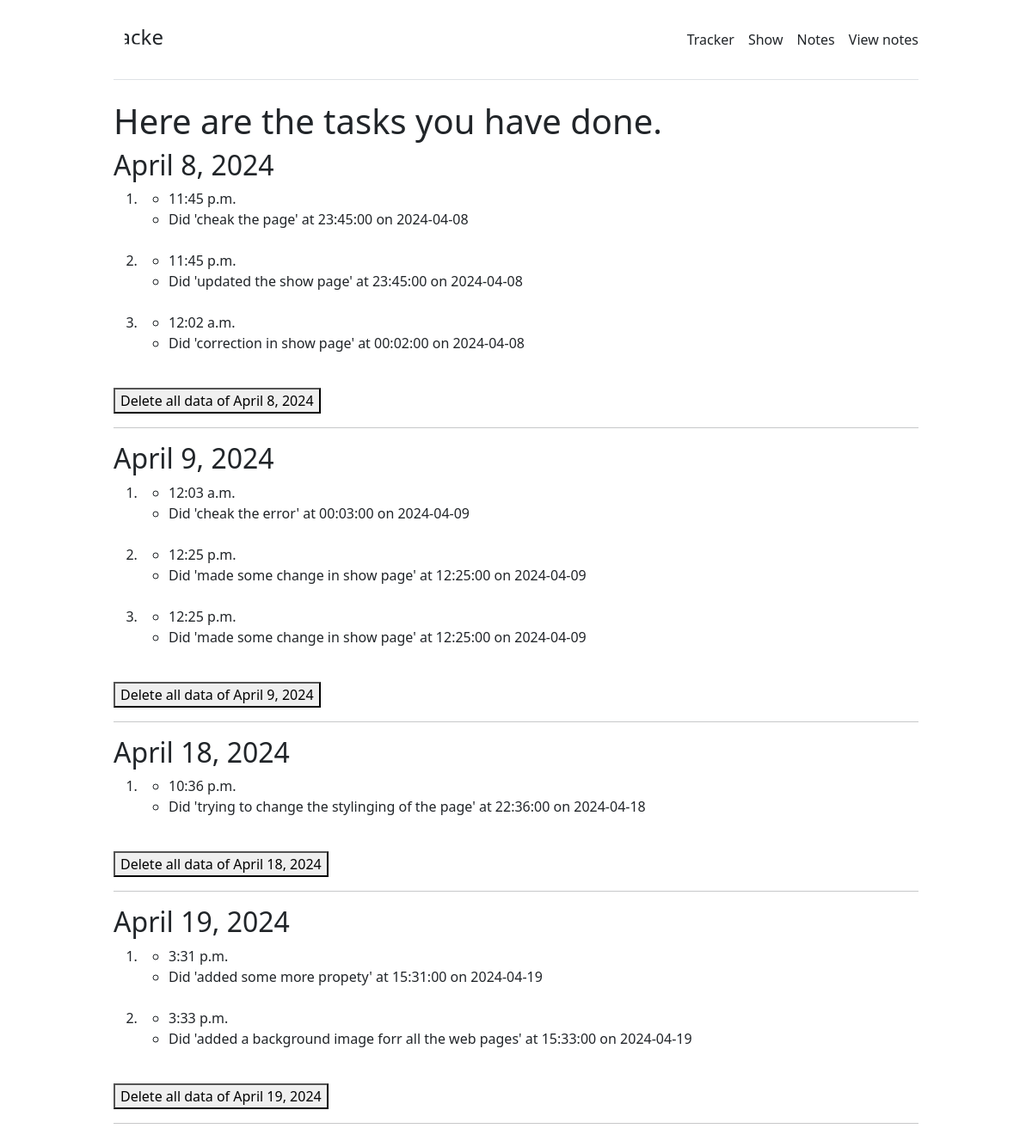
Screenshot of /perform/show/ with the database file from the repository.
### perform/models.py (models this page shows)
class Actions(models.Model):
    date=models.DateField()
    time=models.TimeField()
    task=models.CharField(max_length=60)
    def __str__(self):
        return f"Did '{self.task}' at {self.time} on {self.date}"

### perform/views.py (the view)
# urls.py: path('show/',views.show_view,name='show'),
def show_view(request):
    all_task = models.Actions.objects.all()
    context = {'all_task':all_task}
    return render(request,'perform/show.html',context=context)

### perform/templates/perform/show.html (shortened to what this page needs)
{% extends "base.html" %}
{% load static %}
{% block content %}
<h1>Here are the tasks you have done.</h1>
{% regroup all_task by date as task_list %}
{% for date in task_list %}
    <h2>{{ date.grouper }}</h2>
    <ol>
    {% for task in date.list %}
        <li>
            <ul>
                <li>{{ task.time }}</li>
                <li>{{ task }}</li>
                <br>
            </ul>
        </li>
    {% endfor %}
    </ol>
    <form method="post" action="{% url 'tracker:delete_tasks' date.grouper %}">
        <button type="submit">Delete all data of {{date.grouper}}</button>
    </form>
    <hr>
{% endfor %}
{% endblock %}

### static/pricing.css (style rules this page uses)
body { background-image: linear-gradient(180deg, #eee, #fff 100px, #fff); }

### templates/base.html (style rules this page uses)
html,body { background-image: url("https://t4.ftcdn.net/jpg/02/75/28/95/360_F_275289557_YptaQZDnGnDkcgm8b792ItXOqvvkTQAr.jpg") !important; background-size: 100% 100%; background-repeat: no-repeat; background-position: center; background-attachment: fixed; }

### rows the page displays
Actions: grouper "April 8, 2024", time "11:45 p.m.", task+time+date "Did 'cheak the page' at 23:45:00 on 2024-04-08", grouper "April 8, 2024"
Actions: time "11:45 p.m.", task+time+date "Did 'updated the show page' at 23:45:00 on 2024-04-08"
Actions: time "12:02 a.m.", task+time+date "Did 'correction in show page' at 00:02:00 on 2024-04-08"
Actions: grouper "April 9, 2024", time "12:03 a.m.", task+time+date "Did 'cheak the error' at 00:03:00 on 2024-04-09", grouper "April 9, 2024"
Actions: time "12:25 p.m.", task+time+date "Did 'made some change in show page' at 12:25:00 on 2024-04-09"
Actions: time "12:25 p.m.", task+time+date "Did 'made some change in show page' at 12:25:00 on 2024-04-09"
Actions: grouper "April 18, 2024", time "10:36 p.m.", task+time+date "Did 'trying to change the stylinging of the page' at 22:36:00 on 2024-04-18", grouper "April 18, 2024"
Actions: grouper "April 19, 2024", time "3:31 p.m.", task+time+date "Did 'added some more propety' at 15:31:00 on 2024-04-19", grouper "April 19, 2024"
Actions: time "3:33 p.m.", task+time+date "Did 'added a background image forr all the web pages' at 15:33:00 on 2024-04-19"
